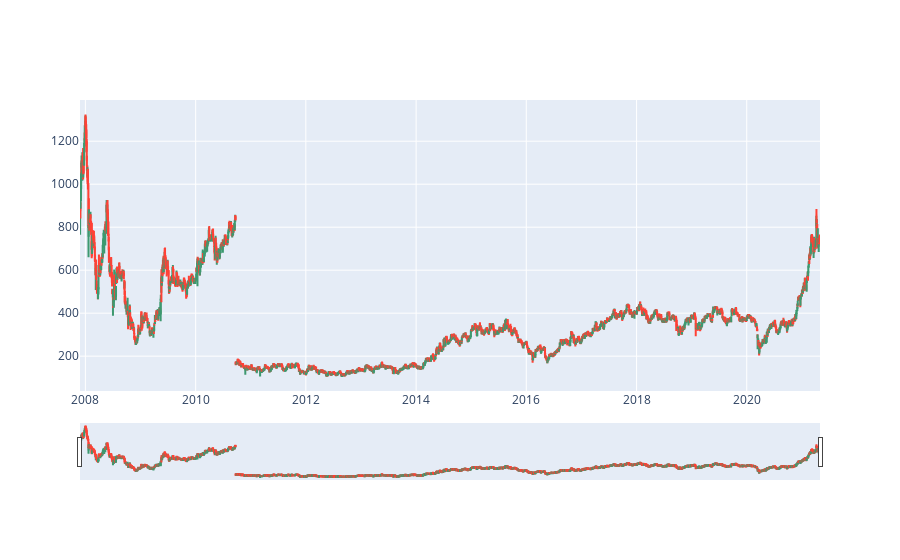

Source (notebook cell):
### Code cell
fig = go.Figure(data=[go.Candlestick(x=data['Date'],
                                    open=data['Open'],
                high=data['High'],
                low=data['Low'],
                close=data['Close'])])
fig.show()

### Figure 1 — Plotly figure (JSON) as saved in the notebook; plotly's stock layout.template omitted (floating-point values rounded to 4 significant figures; data arrays with more than 128 entries replaced by an {"elided": "..."} marker saying what was removed)
{"data": [{"close": {"elided": "3322 float values"}, "high": {"elided": "3322 float values"}, "low": {"elided": "3322 float values"}, "open": {"elided": "3322 float values"}, "type": "candlestick", "x": {"elided": "3322 str values"}}], "layout": {}}
